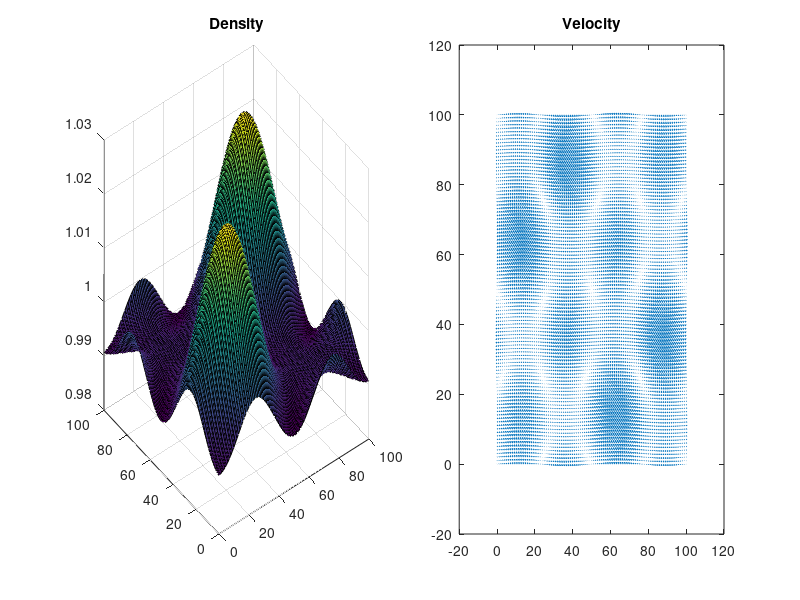

The MATLAB script that drew this image:
clear all;
close all;

%% Iteration & Storage Parameters
iterations = 100;
N = 100;
storage_total = 10;
storage_interval = (iterations-1)/(storage_total-1);

%% LB Weights and Velocities 
W  = [ 16.0/36,  4.0/36,  4.0/36,  4.0/36,  4.0/36,  1.0/36,  1.0/36,  1.0/36,  1.0/36];
cx = [       0,       1,       0,      -1,       0,       1,      -1,      -1,       1];
cy = [       0,       0,       1,       0,      -1,       1,       1,      -1,      -1];
 
%% Physical Parameters
Re = 50;
Vmax = 0.01; %??
visc = Vmax*N/Re;
cs = 1/sqrt(3);
tau = visc/cs^2;
beta = 1/(2*tau+1) ; 

%% Initial u, v, rho
[xx, yy] = meshgrid(0:N, 0:N) ;
lambdax = 1; lambday = 1;
Kx = 2*pi/lambdax/N;
Ky = 2*pi/lambday/N;
K = Kx^2 + Ky^2;
Ma = Vmax/cs;
uu = - Vmax*Ky/sqrt(K) ...
    * sin(Ky*yy) .* cos(Kx*xx) ;
vv = - Vmax*Kx/sqrt(K) ...
    * sin(Kx*xx) .* cos(Ky*yy) ;
rho = 1 - Ma^2/2/K^2 * ...
    ( Ky^2 * cos(2*Kx*xx) + ...
      Kx^2 * cos(2*Ky*yy)   ); 

%% Initial f_eq
for i = 1:9
  f(:,:,i) = rho * W(i) ...
      .* (2 - sqrt(1 + 3*uu.^2)) ...
      .* (2 - sqrt(1 + 3*vv.^2)) ...
      .* ((2*uu+sqrt(1+3*uu.^2))./(1-uu)).^cx(i) ...
      .* ((2*vv+sqrt(1+3*vv.^2))./(1-vv)).^cy(i);
end

%% Simulation
w = waitbar(0, 'Simulating.');

for t = 1:iterations
    
   %storage
   if mod(t-1,storage_interval) <= 0.5
       if t == 1
           i = 1;
       else
          i = size(storage_rho,3)+1 ;
       end
       storage_rho(:,:, i) = rho;
       storage_uu(:,:, i) = uu;
       storage_vv(:,:, i) = vv;
       storage_t(i) = t;
   end
   
   %advection/free-flight
     %periodic boundary conditions
     f(:,:,2) = [f(end,:,2); f(1:end-1,:,2)];
     f(:,:,3) = [f(:,end,3), f(:,1:end-1,3)];
     f(:,:,4) = [f(2:end,:,4); f(1,:,4)    ];
     f(:,:,5) = [f(:,2:end,5), f(:,1,5)    ];
     f(:,:,6) = [f(end,end,6)  , f(end,1:end-1,6);
                 f(1:end-1,end,6), f(1:end-1,1:end-1,6)];
     f(:,:,7) = [f(end,2:end,7)  , f(end,1,7);
                 f(1:end-1,2:end,7)  , f(1:end-1,1,7)      ];
     f(:,:,8) = [f(2:end,2:end,8)  , f(2:end,1,8);
                 f(1,2:end,8)  , f(1,1,8)      ];
     f(:,:,9) = [f(2:end,end,9)  , f(2:end,1:end-1,9);
                 f(1,end,9)  , f(1,1:end-1,9)      ];
     
     %bounce-back boundary condition
%    temp = fn(1);
%    fn = [fn(2:end), fp(end)] ;
%    fp = [temp, fp(1:end-1)] ;
%    store exiting velocities
     
%     l = xx == 0;
%     r = xx == N;
%     t = yy == N;
%     b = yy == 0;
%     tl = (t+l) > 0;
%     tr = (t+r) > 0;
%     bl = (b+l) > 0;
%     br = (b+r) > 0;
     
%     a = f(:,:,2).*r;
%     b = f(:,:,3).*t;
%     c = f(:,:,4).*l;
%     d = f(:,:,5).*b;
%     e = f(:,:,6).*tr;
%     f = f(:,:,7).*tl;
%     g = f(:,:,8).*bl;
%     h = f(:,:,9).*br;
   
   
   %relaxation/collision
     rho = sum(f,3) ;
     uu = uu*0; vv = vv*0;
     for i = 1:9
         uu = uu + f(:,:,i)*cx(i);
         vv = vv + f(:,:,i)*cy(i);
     end
     uu = uu./rho; vv = vv./rho;
     
     
    
%    u = (fp - fn)./rho ;
     for i = 1:9
       feq(:,:,i) = rho * W(i) ...
            .* (2 - sqrt(1 + 3*uu.^2)) ...
            .* (2 - sqrt(1 + 3*vv.^2)) ...
            .* ((2*uu+sqrt(1+3*uu.^2))./(1-uu)).^cx(i) ...
            .* ((2*vv+sqrt(1+3*vv.^2))./(1-vv)).^cy(i);
     end

     for i = 1:9
       f(:,:,i) = f(:,:,i) ...
                - 2*beta*( f(:,:,i) - feq(:,:,i) ) ;
     end
   
    
   waitbar(t/iterations,w,...
       ['Simulating. - ', num2str(100*t/iterations), '% done']);
   
   
end
close(w)

%% Display
for i = 1:size(storage_rho,3)
    hold off
    
    scrsz = get(0,'ScreenSize');
    figure(1)
    set(1,'Name', ['t = ', num2str(storage_t(i)), ...
                   ' - Re = ', num2str(Re),...
                   ' - Press SPACE to advance'],...
          'NumberTitle', 'off')
    set(1, 'Position',[1 1 scrsz(3) scrsz(4)])
    
    subplot(1,2,1)
    surf(xx,yy,storage_rho(:,:,i))
    title('Density')
    
    subplot(1,2,2)
    quiver(xx,yy,storage_uu(:,:,i),storage_vv(:,:,i))
    title('Velocity')
    
    
    pause;
end

close all;